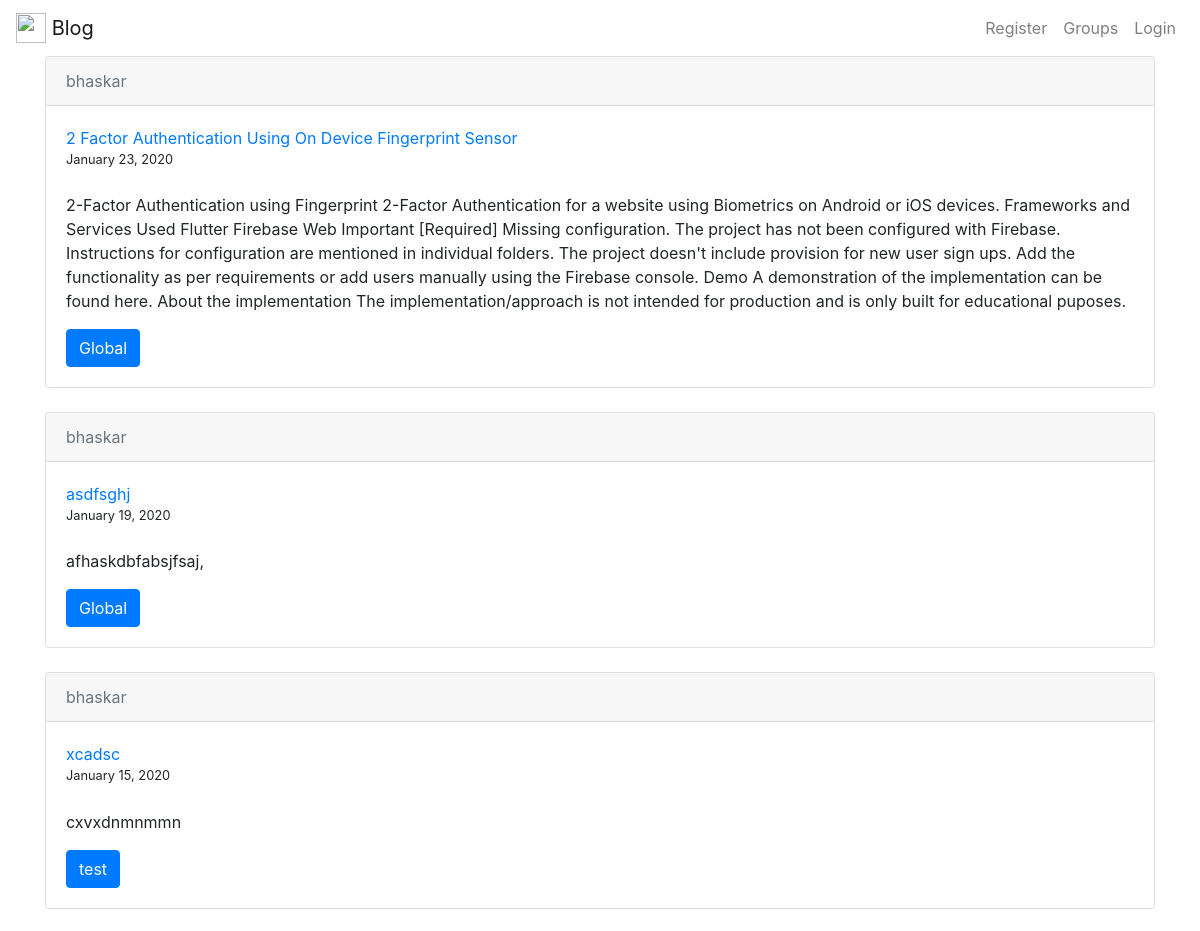
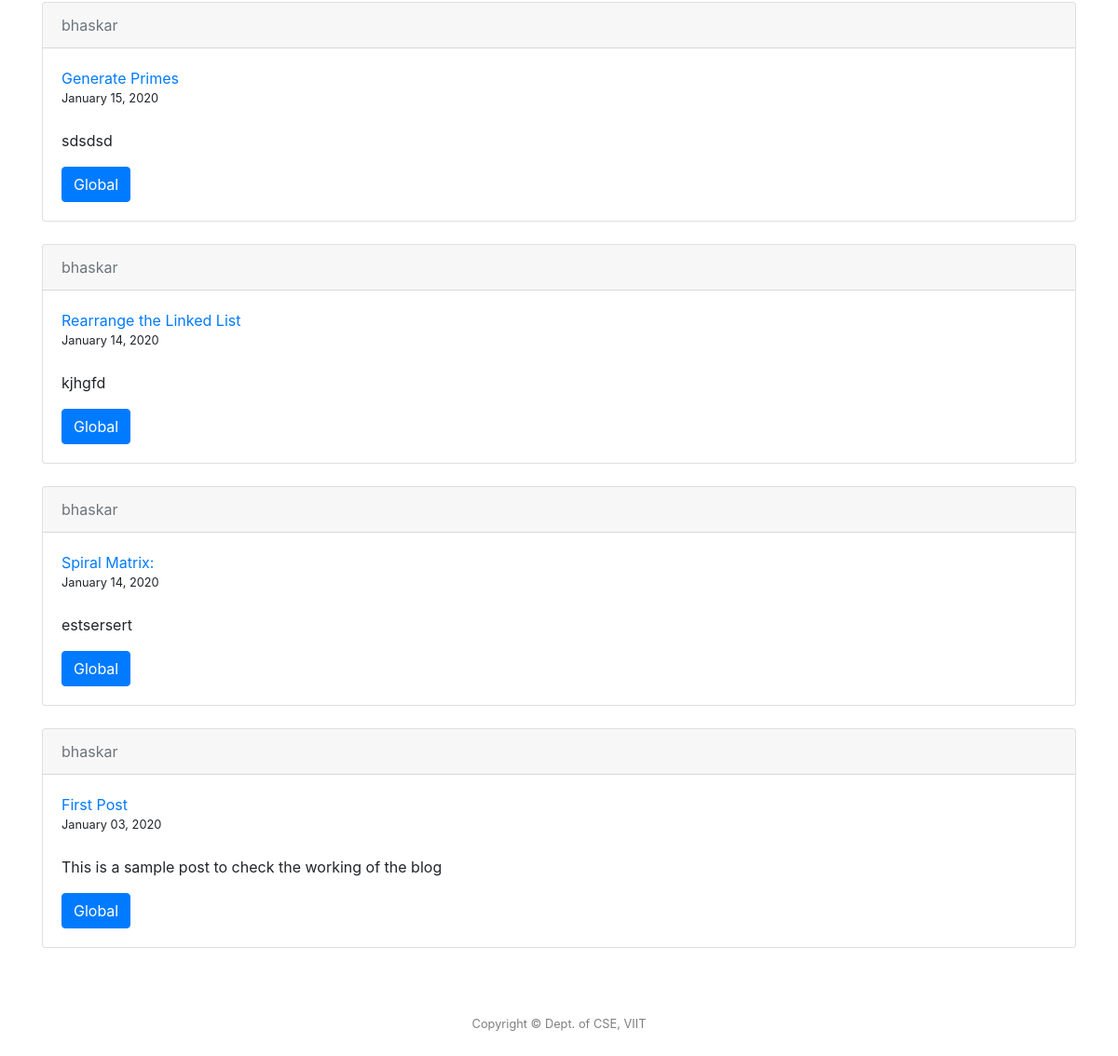
/user/bhaskar, run on the app's committed database (2 pictures, top to bottom).
### post/models.py (models this page shows, shortened)
class Posts(models.Model):
	title = models.CharField(max_length = 100)
	context = models.TextField()
	date_posted = models.DateTimeField(default = timezone.now)
	user = models.ForeignKey(User, on_delete = models.CASCADE)
	groups = models.ForeignKey(Com, on_delete = models.CASCADE)
	image = models.ImageField(upload_to='post_images', blank=True)

### groups/models.py (models this page shows, shortened)
class Com(models.Model):
	name = models.CharField(max_length = 100, primary_key=True)
	def __str__(self):
		return self.name

### post/views.py (the view)
# urls.py: path('user/<str:username>', UserListView.as_view(), name = 'user-posts'),
class UserListView(ListView):
	model = Posts
	template_name = 'post/user_posts.html'
	context_object_name = 'posts'
	ordering = ['-date_posted']
	def get_queryset(self):
		user = get_object_or_404(User, username=self.kwargs.get('username'))
		return Posts.objects.filter(user=user).order_by('-date_posted')

### templates/post/user_posts.html (shortened to what this page needs)
{% extends "post/header.html"%}
{% block content %}
{% for post in posts %}
<div class="card">
  <div class="card-header">
    <a class="card-subtitle mb-2 text-muted" href="{% url 'user-posts' post.user.username %}">{{ post.user }}</a>
  </div>
  <div class="card-body">
    <a class="card-title" href="{% url 'post-detail' post.id %}">{{ post.title }}</a>
    <small>{{ post.date_posted|date:"F d, Y" }}</small>
    <p class="card-text">{{ post.context }}</p>
    <a href="{% url 'groups' %}{{ post.groups }}" class="btn btn-primary">{{ post.groups }}</a>
  </div>
</div>
{% endfor %}
{% endblock content %}

### data on the page
Posts: user "bhaskar", title "2 Factor Authentication Using On Device Fingerprint Sensor", date_posted "January 23, 2020", context "2-Factor Authentication using Fingerprint 2-Factor Authentication for a website using Biometrics on Android or iOS devices. Frameworks and Services Used Flutter Firebase Web Important [Required] Missing configuration. The project has not been configured with Firebase. Instructions for configuration are mentioned in individual folders. The project doesn't include provision for new user sign ups. Add the functionality as per requirements or add users manually using the Firebase console. Demo A demonstration of the implementation can be found here. About the implementation The implementation/approach is not intended for production and is only built for educational puposes.", groups "Global"
Posts: user "bhaskar", title "asdfsghj", date_posted "January 19, 2020", context "afhaskdbfabsjfsaj,", groups "Global"
Posts: user "bhaskar", title "xcadsc", date_posted "January 15, 2020", context "cxvxdnmnmmn", groups "test"
Posts: user "bhaskar", title "Generate Primes", date_posted "January 15, 2020", context "sdsdsd", groups "Global"
Posts: user "bhaskar", title "Rearrange the Linked List", date_posted "January 14, 2020", context "kjhgfd", groups "Global"
Posts: user "bhaskar", title "Spiral Matrix:", date_posted "January 14, 2020", context "estsersert", groups "Global"
Posts: user "bhaskar", title "First Post", date_posted "January 03, 2020", context "This is a sample post to check the working of the blog", groups "Global"
